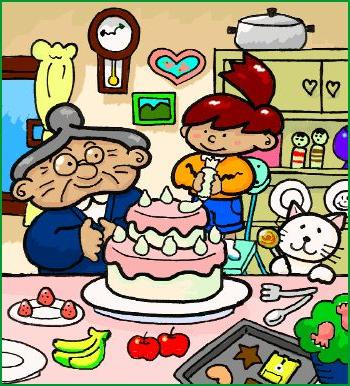
//> input picture image2.jpg, 350 x 386 px
$ ./DisplayImage   (built with g++ and OpenCV 4)
//> lines starting //> are read from the running program, lines starting //| are printed output that depends on the picture

#include <stdio.h>
#include <opencv2/opencv.hpp>
#include <opencv2/core/core.hpp>
#include <opencv2/highgui/highgui.hpp>
#include "opencv2/imgproc/imgproc.hpp"
#include <iostream>
#include <stdio.h>

using namespace std;
using namespace cv;


int main(int argc, char** argv )
{

char imagen1[] = "image2.jpg";
char imagen2[] = "image1.jpg";

Mat img1, img2;

img1 = imread(imagen1);
//> img1 is the input picture: 386 rows x 350 cols, CV_8UC3; mean B, G, R 126.8, 151.3, 160.5
img2 = imread(imagen2);
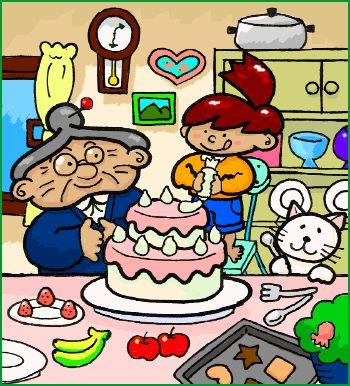
//> input picture image1.jpg, 350 x 386 px
//> img2 is the input picture: 386 rows x 350 cols, CV_8UC3; mean B, G, R 127.7, 151.2, 159.5

imshow("imagen2", img1);
imshow("imagen1", img2);

Mat dst;

//*add(img1, img2, dst, noArray(), -1);
//*imshow("ADD", dst);

subtract(img2, img1, dst, noArray(), -1);
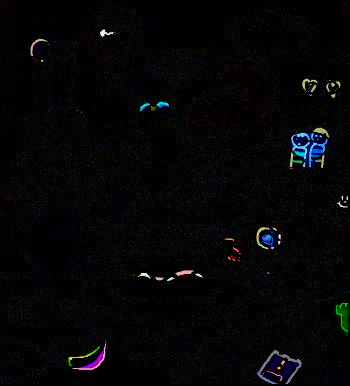
//> dst: 386 rows x 350 cols, CV_8UC3; mean B, G, R 6.5, 5.6, 5.4
imshow("SUBTRACT", dst);

cvWaitKey();
return 0;


}
